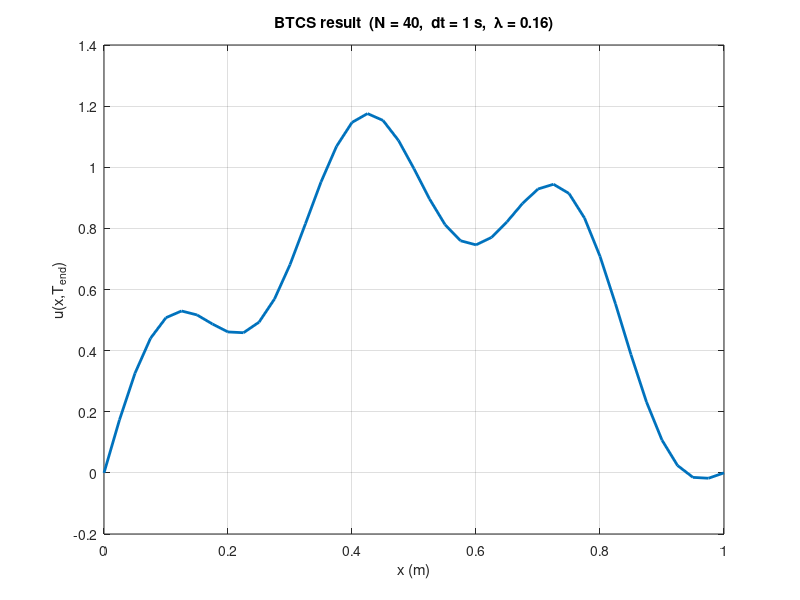

Here is the MATLAB script that generated this plot:
function heat1d_gui
% heat1d_gui  -----------------------------------------------------------
% Simple dialog-based interface for a 1-D heat-equation demo
% (implicit BTCS, zero-Dirichlet ends)
% ----------------------------------------------------------------------

% ---------- 1. Ask the user for parameters ----------------------------
dlgTitle   = 'Heat-equation parameters';
prompt     = { ...
    'Rod length  L  (m):', ...
    'Thermal diffusivity  \alpha  (m^2/s):', ...
    'Final time  T_end  (s):', ...
    'Spatial cells  N  (integer > 5):', ...
    'Time-step  \Delta t  (s):'};
defVals    = {'1', '1e-4', '5', '40', '1'};   % default values

answer = inputdlg(prompt, dlgTitle, 1, defVals);
if isempty(answer);  return;  end              % user pressed Cancel

% Convert strings to numbers
L      = str2double(answer{1});
alpha  = str2double(answer{2});
Tend   = str2double(answer{3});
N      = round(str2double(answer{4}));
dt     = str2double(answer{5});

% ---------- 2. Sanity checks ------------------------------------------
if any(isnan([L,alpha,Tend,N,dt])) || N<5 || dt<=0 || L<=0 || alpha<=0
    errordlg('Please enter positive numeric values.','Input error');
    return
end

% ---------- 3. Derived grid info --------------------------------------
dx   = L/N;
Nt   = ceil(Tend/dt);          % keep user dt; just pad final step if needed
lambda = alpha*dt/dx^2;

% ---------- 4. Initial & boundary data --------------------------------
x = linspace(0,L,N+1);
u = sin(pi*x/L) + 0.25*sin(6*pi*x/L);  % mixed sine profile

% constant tridiagonal matrix for BTCS
main = (1+2*lambda)*ones(N-1,1);
off  = -lambda      *ones(N-2,1);
A    = diag(main) + diag(off,1) + diag(off,-1);

% ---------- 5. Time stepping (implicit) -------------------------------
for n = 1:Nt
    rhs      = u(2:N)';        % interior old values
    u(2:N)   = A \ rhs;        % solve
end

% ---------- 6. Plot result --------------------------------------------
figure('Name','1-D Heat Equation');
plot(x,u,'LineWidth',2); grid on
xlabel('x (m)'); ylabel('u(x,T_{end})');
title( sprintf(['BTCS result  (N = %d,  dt = %.3g s,  ', ...
                '\\lambda = %.3g)'], N, dt, lambda) );
end
